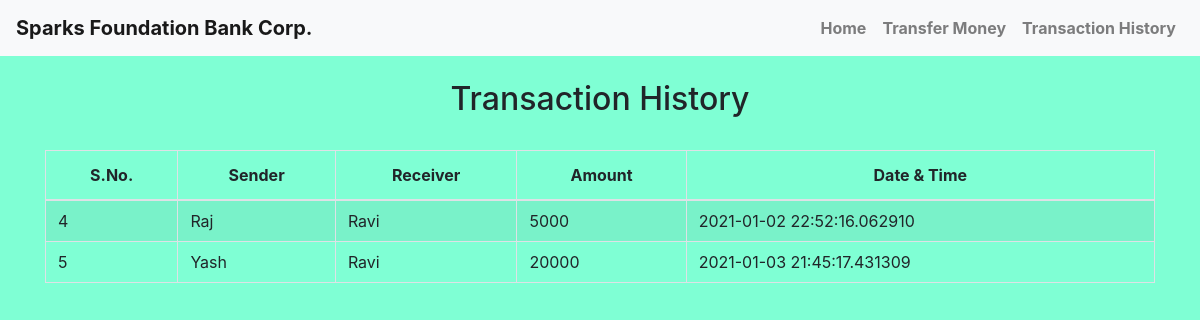
/transactionhistory.php, run on an earlier commit of the app's database.
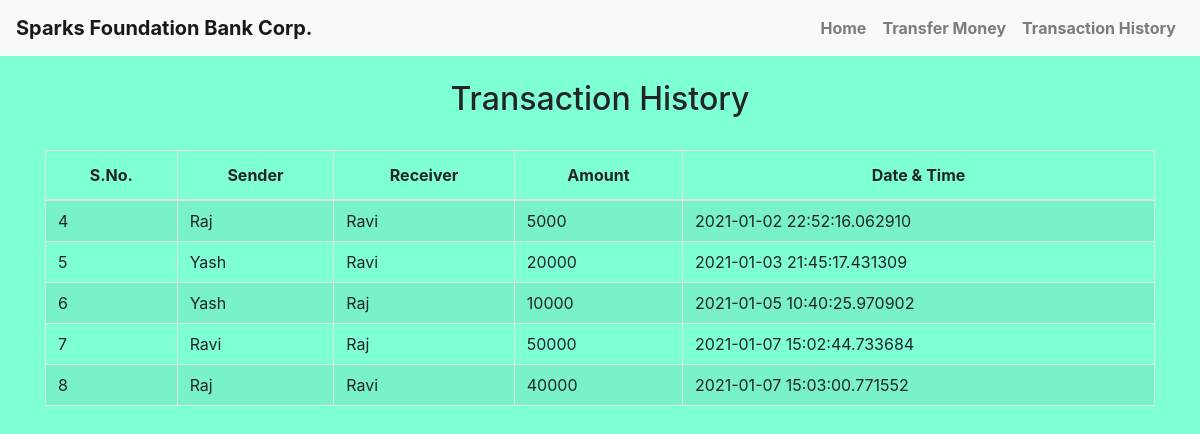
And on a later commit of the database.
### tables this page shows
CREATE TABLE `transaction` (
  `sno` int(4) NOT NULL,
  `sender` text NOT NULL,
  `recevier` text NOT NULL,
  `balance` int(100) NOT NULL,
  `datetime` datetime(6) NOT NULL DEFAULT current_timestamp(6)
);

### transactionhistory.php (the view, shortened to what this page needs)
<!DOCTYPE html>
<html lang="en">
<head>
     <link rel="stylesheet" href="https://stackpath.bootstrapcdn.com/bootstrap/4.5.2/css/bootstrap.min.css">
</head>
<body style="background-color:aquamarine;">
    <?php
    include('navbar.php');
    ?>
	<div class="container">
        <h2 class="text-center pt-4">Transaction History</h2>
       <br>
       <div class="table-responsive-sm">
    <table class="table table-hover table-striped table-condensed table-bordered">
        <thead>
            <tr>
                <th class="text-center">S.No.</th>
                <th class="text-center">Sender</th>
                <th class="text-center">Receiver</th>
                <th class="text-center">Amount</th>
                <th class="text-center">Date & Time</th>
            </tr>
        </thead>
        <tbody>
        <?php
            include 'config.php';
            $sql ="select * from transaction";
            $query =mysqli_query($con, $sql);
            while($rows = mysqli_fetch_assoc($query))
            {
        ?>
            <tr>
            <td class="py-2"><?php echo $rows['sno']; ?></td>
            <td class="py-2"><?php echo $rows['sender']; ?></td>
            <td class="py-2"><?php echo $rows['recevier']; ?></td>
            <td class="py-2"><?php echo $rows['balance']; ?> </td>
            <td class="py-2"><?php echo $rows['datetime']; ?> </td>
        <?php
            }
        ?>
        </tbody>
    </table>
    </div>
</div>
</body>
</html>

### navbar.php (shortened to what this page needs)
<nav class="navbar navbar-expand-md navbar-light bg-light" >
      <a class="navbar-brand" href="index.php"> <b>Sparks Foundation Bank Corp.</b> </a>
      <div class="collapse navbar-collapse" id="collapsibleNavbar">
            <ul class="navbar-nav ml-auto">
              <li class="nav-item">
                <a class="nav-link" href="index.php"> <b>Home</b></a>
              </li>
              <li class="nav-item">
                <a class="nav-link" href="transfermoney.php"> <b>Transfer Money</b> </a>
              </li>
              <li class="nav-item">
                <a class="nav-link" href="transactionhistory.php"> <b>Transaction History</b> </a>
              </li>
          </div>
       </nav>

What changed in the data, as far as the page shows it:
added transaction: sno "6", sender "Yash", recevier "Raj", balance "10000", datetime "2021-01-05 10:40:25.970902"
added transaction: sno "7", sender "Ravi", recevier "Raj", balance "50000", datetime "2021-01-07 15:02:44.733684"
added transaction: sno "8", sender "Raj", recevier "Ravi", balance "40000", datetime "2021-01-07 15:03:00.771552"
